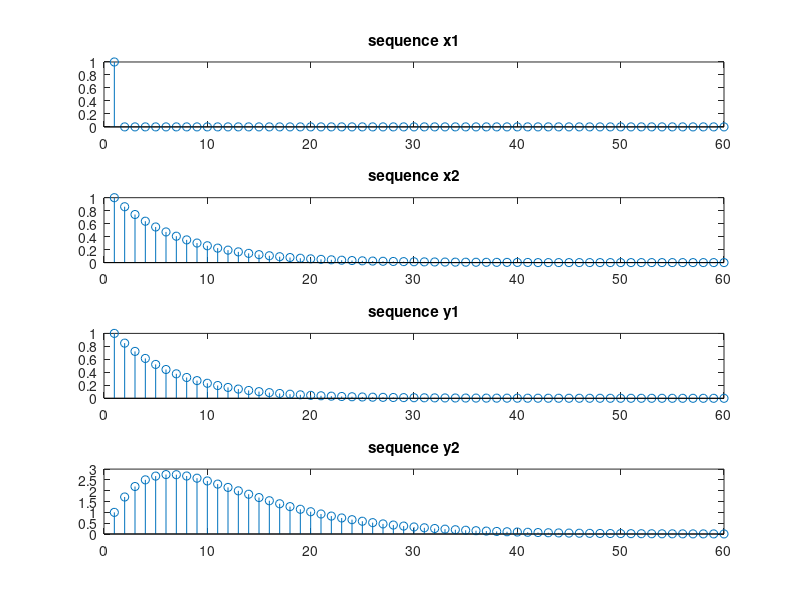

The MATLAB script that drew this image:
% 

N=60;
x1=zeros(1,N);
x1(1)=1;

x2=zeros(1,N);
x2(1:41)=exp(-0.15*(0:40));

y1(1)=x1(1);
y2(1)=x2(1);

for n=2:N
    y1(n)=0.85*y1(n-1) + x1(n);
    y2(n)=0.85*y2(n-1) + x2(n);
end

subplot(4,1,1);
stem(x1);
title('sequence x1');

subplot(4,1,2);
stem(x2);
title('sequence x2');

subplot(4,1,3);
stem(y1);
title('sequence y1');

subplot(4,1,4);
stem(y2);
title('sequence y2');



